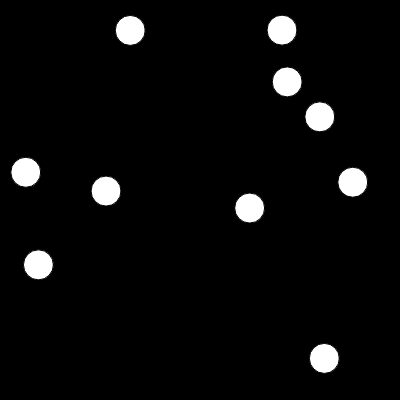
Frame 1 (no input)
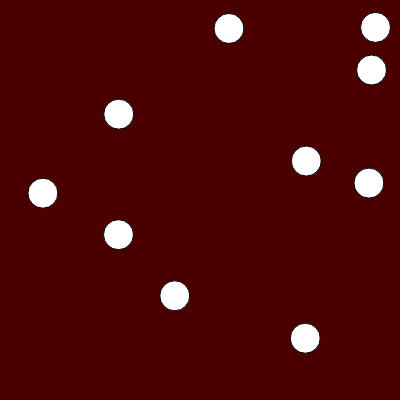
Frame 60 (no input)
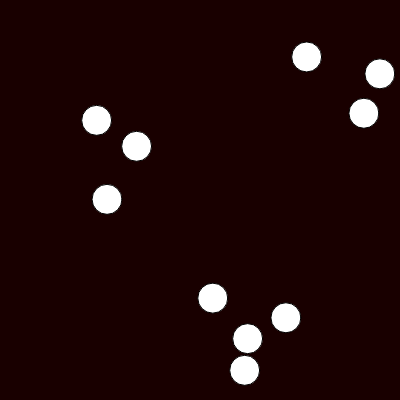
Frame 120 (the mouse pressed at the canvas centre since frame 60)

The p5.js sketch that drew these frames (run headless with seeded random() and noise() and a simulated clock; from frame 60 on, the mouse is pressed at the canvas centre):

// p5.js sketch
// ── sketch.js
// The ball has x,y and x-speed, y-speed & size
// Note: the speed is how far in each direction
// it moves for each frame (each draw())
let ballX = [];
let ballY = [];
let speedX = [];
let speedY = [];

let ballSize = 30; // shared ball size

// we use flash for the red color
// when the ball hits the wall
let flash = 0;

function setup() {
  createCanvas(400, 400);

  // loop, setting all initial values
  for (let i = 0; i < 10; i++) {
    ballX[i] = random(width);
    ballY[i] = random(height);
    speedX[i] = random(-3, 3);
    speedY[i] = random(-3, 3);
  }
}

function draw() {
  // draw the background (potentially red)
  background(flash * 25, 0, 0);

  // do each thing to EACH ball using the arrays
  for (let i = 0; i < ballX.length; i++) {
    
    // add the speed to the position
    ballX[i] += speedX[i];
    ballY[i] += speedY[i];

    // check collisions with left/right walls
    if (ballX[i] >= width - ballSize / 2 || ballX[i] <= ballSize / 2) {
      speedX[i] *= -1;
      flash = 10;
    }

    // check collisions with top/bottom walls
    if (ballY[i] >= height - ballSize / 2 || ballY[i] <= ballSize / 2) {
      speedY[i] *= -1;
      flash = 10;
    }

    // draw the ball
    circle(ballX[i], ballY[i], ballSize);
  }

  // decrement the flash so the red fades
  // but max sure it doesn't go below 0
  flash = max(--flash, 0);
}
